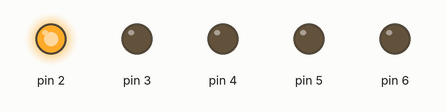
This sketch was run on a simulated Arduino Uno, built with avr-gcc and run on an emulated ATmega328P. Shown: output pins drawn as LEDs (lit = HIGH).

Above: at 0.05 s.
At 0.75 s:
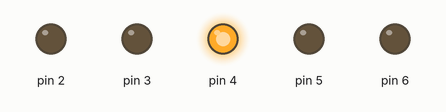
At 1.45 s:
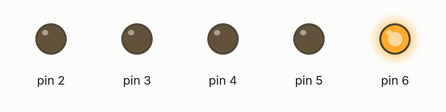
At 2.15 s:
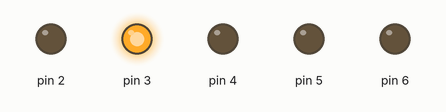
At 2.85 s:
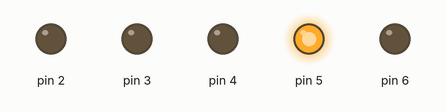
Timing chart, 0 to 3.1 s (numbered marks = the images above):
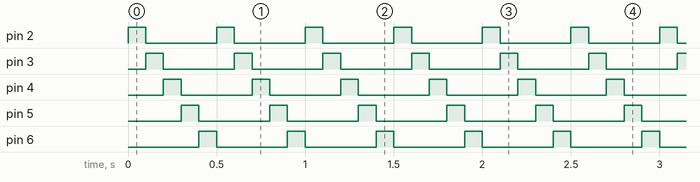

Measured:
- by itself, pin 2–6: alternates HIGH for 0.10 s and LOW for 0.40 s

The sketch:

Led_RELAY.ino
```cpp
#define DELAY_TIME 100

void setup() {
  for(int i = 2; i<=6; i++){
    pinMode(i,OUTPUT);
  }
  Serial.begin(9600); //9600dps 속도로
}

void loop() {

  digitalWrite(2, HIGH);
  delay(DELAY_TIME);
  digitalWrite(2,LOW);

  digitalWrite(3, HIGH);
  delay(DELAY_TIME);
  digitalWrite(3,LOW);


  digitalWrite(4, HIGH);
  delay(DELAY_TIME);
  digitalWrite(4,LOW);


  digitalWrite(5, HIGH);
  delay(DELAY_TIME);
  digitalWrite(5,LOW);


  digitalWrite(6, HIGH);
  delay(DELAY_TIME);
  digitalWrite(6,LOW);

}
```
